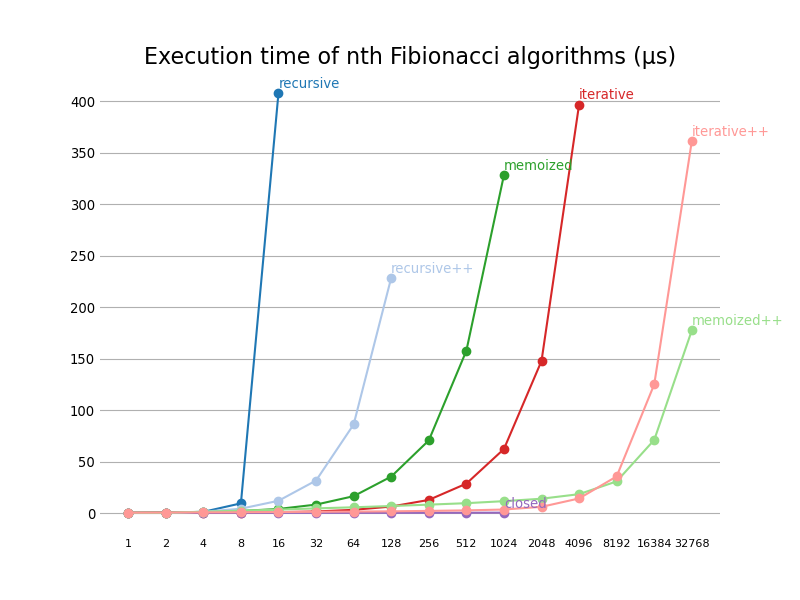

This figure's Python source:
import matplotlib.pyplot as plt
from fib_time import nums, times

"""
try:
    with open('data.txt', 'r') as f:
        
except FileNotFoundError:
    print('data.txt file not found.')
"""

tableau20 = [(r / 255, g / 255, b / 255) for r,g,b in (
    (31, 119, 180), (174, 199, 232), (255, 127, 14), (255, 187, 120),
    (44, 160, 44), (152, 223, 138), (214, 39, 40), (255, 152, 150),
    (148, 103, 189), (197, 176, 213), (140, 86, 75), (196, 156, 148),
    (227, 119, 194), (247, 182, 210), (127, 127, 127), (199, 199, 199),
    (188, 189, 34), (219, 219, 141), (23, 190, 207), (158, 218, 229))]    

names = list(nums.keys())
values = {'recursive'   : 0,
          'memoized'    : 4,
          'iterative'   : 6,
          'closed'      : 8,
          'recursive++' : 1,
          'memoized++'  : 5,
          'iterative++' : 7,
}
colors = {name : tableau20[i] for name,i in values.items()}
# default to gray
for name in names:
    if name not in colors:
        colors[name] = tableau20[14]
  
plt.rc('xtick', labelsize=8)
plt.rc('ytick', labelsize=9.5)
plt.figure(figsize=(8, 6))
ax = plt.subplot(111)    
ax.spines["top"].set_visible(False)    
ax.spines["bottom"].set_visible(False)    
ax.spines["right"].set_visible(False)    
ax.spines["left"].set_visible(False)  
ax.tick_params(axis=u'both', which=u'both',length=0)

plt.title('Execution time of nth Fibionacci algorithms (\u03BCs)', fontsize=16)

for name in names:
    plt.plot([str(x) for x in nums[name]], times[name], color=colors[name],
             linestyle='-', marker='o')
    plt.annotate(name, (str(nums[name][-1]), times[name][-1] + 5),
                 color=colors[name], fontsize=9.5)
plt.grid(axis='y')
plt.show()
